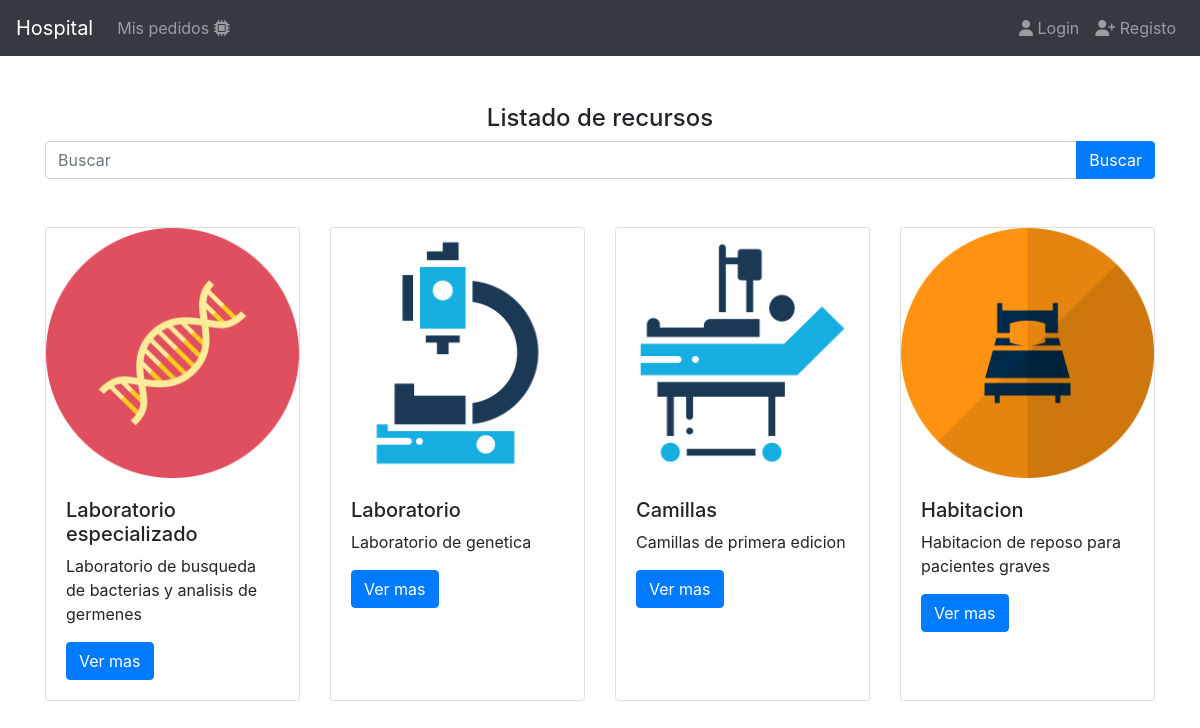
The page / on the database its author committed.
### resources/models.py (models this page shows, shortened)
class Resource(models.Model):
    type = models.CharField(max_length=50)
    description = models.TextField()
    available =models.BooleanField(default=False)
    slug = models.SlugField(null=False,blank=False, unique=True)
    image = models.ImageField(upload_to='resources/',null=False,blank=False)

### resources/views.py (the view)
# urls.py: path('',ResourceListView.as_view(),name='index'),
class ResourceListView(ListView):
    template_name = 'index.html'
    queryset = Resource.objects.all().order_by('-id')
    def get_context_data(self,**kawargs):
        context = super().get_context_data(**kawargs)
        context['message'] = 'Listado de recursos'
        return context

### templates/index.html
{% extends 'base.html' %}
{% block content %}
<div class="col">
    <h4 class="text-center">{{message}}</h4>
      {% include 'resources/snippets/search.html' %}
      {% include 'resources/snippets/list.html'%}
  </div>
{% endblock %}

### templates/base.html (shortened to what this page needs)
{% load static %}
<!DOCTYPE html>
<html lang="en" dir="ltr">
  <head>
    <link rel="stylesheet" href="https://stackpath.bootstrapcdn.com/bootstrap/4.5.0/css/bootstrap.min.css">
  </head>
  <body>
    {% include 'navbar.html'%}
    <div class="container">
      <div class="row mt-5">
        {% block content %}
        {% endblock  %}
      </div>
    </div>
  </body>
</html>

### templates/navbar.html (shortened to what this page needs)
{% url 'login' as login %}
{% url 'register' as register %}
{% url 'logout' as logout %}
{% url 'resourcesAllocation:resourceAllocation' as resourceAllocation %}
<nav class="navbar navbar-expand-md bg-dark navbar-dark">
  <a href="{% url 'index' %}" class="navbar-brand">Hospital</a>
  <div id="navb" class="navbar-collapse collapse hide">
    <ul class="navbar-nav">
        <li class="nav-item {% if request.path == resourceAllocation %}active {%endif%}">
          <a class="nav-link" href="{{resourceAllocation}}">
            Mis pedidos <span class="fa fa-microchip"></span>
          </a>
        </li>
    </ul>
    <ul class="nav navbar-nav ml-auto">
      {% if user.is_authenticated %}
        <li class="navbar-item">
          <a href="{{logout}}" class="nav-link">
            <span class="fas fa-sign-in-alt"></span>
             Logout </a>
        </li>
      {% else %}
        <li class="navbar-item {% if request.path == login %}active{% endif %}">
          <a href="{{login}}" class="nav-link">
            <span class="fas fa-user"></span>
            Login</a>
        </li>
        <li class="navbar-item {% if request.path == register %}active{% endif %}">
          <a href="{{register}}" class="nav-link">
            <span class="fas fa-user-plus"></span>
            Registo</a>
        </li>
      {% endif %}
    </ul>
  </div>
</nav>

### resources/templates/resources/snippets/search.html
<form action="{% url 'resources:search' %}" >
  <div class="input-group">
    <input type="text" name="q" value="{{ query }}" class="form-control" placeholder="Buscar">
    <div class="input-group-append">
      <input type="submit" name="" value="Buscar" class="btn btn-primary">
    </div>
  </div>
</form>

### resources/templates/resources/snippets/list.html
<div class="row">
  {% for object in object_list %}
    <div class="col-3 mt-5">
      {% include 'resources/snippets/resource.html' with resource=object %}
    </div>
  {% endfor %}
</div>

### resources/templates/resources/snippets/resource.html
<div class="card h-100">
  {% if resource.image %}
    <img src="{{resource.image.url}}" alt="Imagen del recurso" height="250">
  {% endif %}
  <div class="card-body">
    <h5 class="card.title">{{resource.type}}</h5>
    <p class="card-text">{{resource.description}}</p>
    <a href="{% url 'resources:resource' resource.slug %}" class="btn btn-primary">Ver mas</a>
  </div>
</div>

### rows shown on the page
Resource: image (picture), type "Laboratorio especializado", description "Laboratorio de busqueda de bacterias y analisis de germenes"
Resource: image (picture), type "Laboratorio", description "Laboratorio de genetica"
Resource: image (picture), type "Camillas", description "Camillas de primera edicion"
Resource: image (picture), type "Habitacion", description "Habitacion de reposo para pacientes graves"

### other values the page prints
{{ message }} "Listado de recursos"
